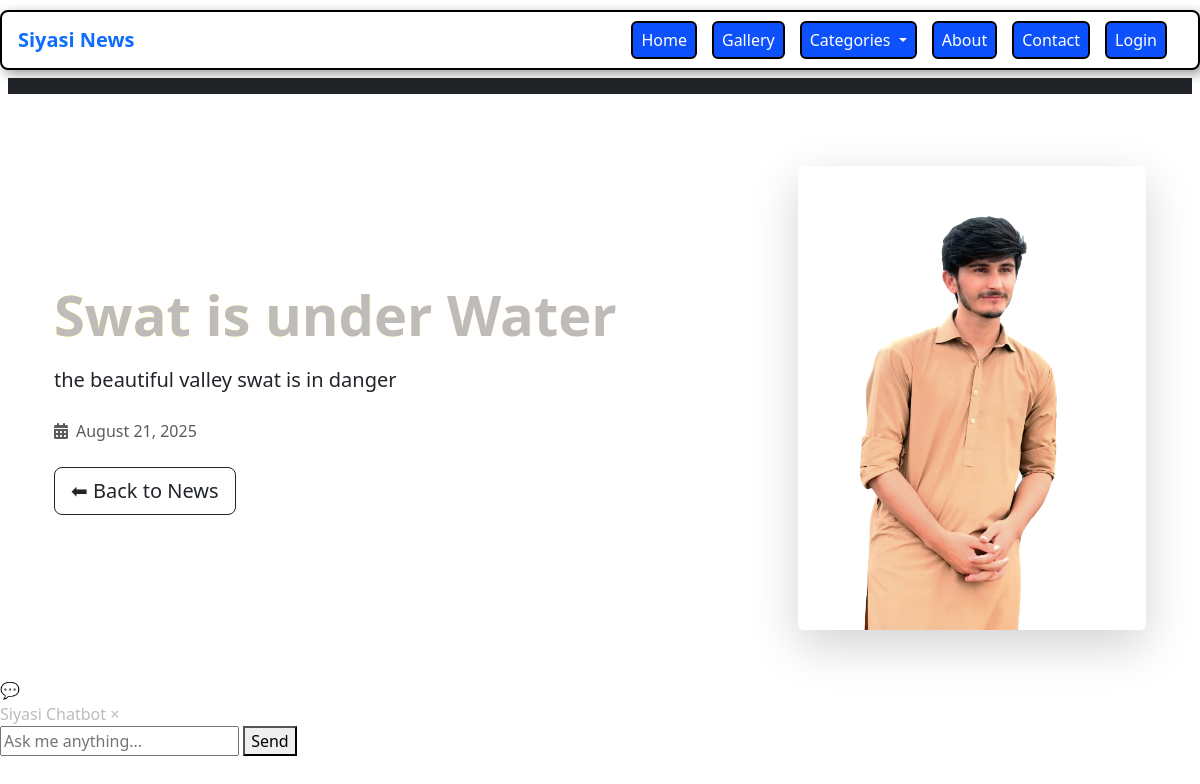
Page /article/3/ on the committed database.
### News/models.py (models this page shows, shortened)
class NewsArticle(models.Model):
    categories = [
        ('Politics', 'Politics'),
        ('Sports', 'Sports'),
        ('Technology', 'Technology'),
        ('Health', 'Health'),
        ('Entertainment', 'Entertainment'),
        ('Business', 'Business'),
        ('World', 'World'),
        ('Science', 'Science'),
        ('Travel', 'Travel'),
        ('Lifestyle', 'Lifestyle'),
        ('Education', 'Education'),
        ('Environment', 'Environment'),
        ('Opinion', 'Opinion'),
        ('Culture', 'Culture'),
        ('Food', 'Food'),
        ('Fashion', 'Fashion'),
        ('History', 'History'),
        ('Music', 'Music'),
        ('Art', 'Art'),
        ('Religion', 'Religion'),
        ('Other', 'Other'),
    ]
    title = models.CharField(max_length=200)
    content = models.TextField()
    images = models.ImageField(upload_to='news_images/', blank=True,  null = True)
    published_at = models.DateTimeField(auto_now_add=True)
    category = models.CharField(max_length=50, choices=categories, default='Other')

### News/views.py (the view)
# urls.py: path('article/<int:pk>/', views.article_detail, name='article_detail'),
def article_detail(request, pk):
    article = get_object_or_404(NewsArticle, pk=pk)
    articles = NewsArticle.objects.exclude(pk=pk).order_by('-published_at')[:10]  # show 10 related
    return render(request, 'news/article_detail.html', {
        'article': article,
        'articles': articles
    })

### News/context_processors.py (called while the page is built)
def categories_processor(request):
    categories = [cat[0] for cat in NewsArticle.categories]
    return {'categories':categories}

### News/templates/news/article_detail.html
{% extends 'news/base.html' %}
{% block content %}
<section class="article-hero py-5">
  <div class="container">
    <div class="row align-items-center">
      <div class="col-lg-8">
        <h1 class="display-4 text-gradient fw-bold mb-3">{{ article.title }}</h1>
        <p class="lead text-dark mb-4">{{ article.content|truncatechars:200 }}</p>
        <div class="d-flex align-items-center mb-4">
          <i class="fas fa-calendar-alt me-2 text-muted"></i>
          <span class="text-muted">{{ article.published_at|date:"F d, Y" }}</span>
        </div>
        <a href="{% url 'home' %}" class="btn btn-outline-dark btn-lg">⬅ Back to News</a>
      </div>
      <div class="col-lg-4">
        {% if article.images %}
          <img src="{{ article.images.url }}" alt="{{ article.title }}" class="img-fluid rounded shadow-lg article-hero-img">
        {% else %}
          <div class="article-hero-placeholder rounded shadow-lg d-flex align-items-center justify-content-center">
            <i class="fas fa-newspaper fa-4x text-muted"></i>
          </div>
        {% endif %}
      </div>
    </div>
  </div>
</section>
{% endblock %}

### News/static/News/css/style.css (style rules this page uses)
body { background: #fff; color: #c0bbbbff; font-family: 'Segoe UI', sans-serif; }
.text-gradient { background: linear-gradient(90deg, yellow, #ffffffff); -webkit-background-clip: text; }

### rows in the picture
NewsArticle: title "Swat is under Water", content "the beautiful valley swat is in danger", published_at "August 21, 2025", images (picture)
